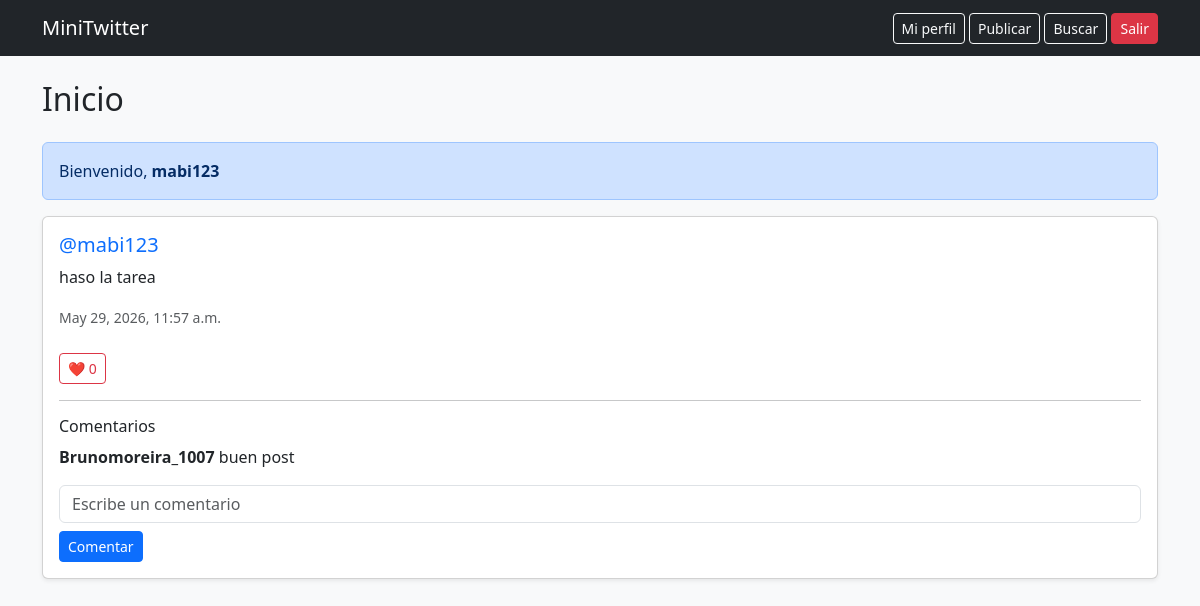
The page / (signed in) on the database its author committed.
### app/models.py (models this page shows, shortened)
class Post(models.Model):
    usuario = models.ForeignKey(User, on_delete=models.CASCADE)
    contenido = models.TextField(max_length=280)
    fecha_creacion = models.DateTimeField(auto_now_add=True)

class Comentario(models.Model):
    usuario = models.ForeignKey(
        User,
        on_delete=models.CASCADE
    )
    post = models.ForeignKey(
        Post,
        on_delete=models.CASCADE
    )
    contenido = models.TextField(max_length=200)
    fecha_creacion = models.DateTimeField(auto_now_add=True)

### app/views.py (the view)
# urls.py: path('', views.inicio, name='inicio'),
@login_required
def inicio(request):
    siguiendo = Follow.objects.filter(
        seguidor=request.user
    ).values_list('seguido', flat=True)
    posts = Post.objects.filter(
        usuario__in=list(siguiendo) + [request.user.id]
    ).order_by('-fecha_creacion')
    return render(request, 'inicio.html', {
        'posts': posts
    })

### app/templates/inicio.html (shortened to what this page needs)
{% extends 'base.html' %}
{% block contenido %}
<h2 class="mb-4">Inicio</h2>
{% if user.is_authenticated %}
    <div class="alert alert-primary">
        Bienvenido, <strong>{{ user.username }}</strong>
    </div>
{% endif %}
{% for post in posts %}
    <div class="card mb-3 shadow-sm">
        <div class="card-body">
            <h5>
                <a href="/perfil/{{ post.usuario.username }}/" class="text-decoration-none">
                    @{{ post.usuario.username }}
                </a>
            </h5>
            <p class="card-text">
        {% for palabra in post.contenido.split %}
        {% if palabra|slice:":1" == "#" %}
            <a href="/hashtag/{{ palabra|slice:"1:" }}/">
                {{ palabra }}
            </a>
        {% else %}
            {{ palabra }}
        {% endif %}
        {% endfor %}
        </p>
            <small class="text-muted">
                {{ post.fecha_creacion }}
            </small>
            <br><br>
            <form method="POST" action="/like/{{ post.id }}/">
                <button class="btn btn-sm btn-outline-danger">
                    ❤️ {{ post.like_set.count }}
                </button>
            </form>
            <hr>
            <h6>Comentarios</h6>
            {% for comentario in post.comentario_set.all %}
                <p>
                    <strong>
                        {{ comentario.usuario.username }}
                    </strong>
                    {{ comentario.contenido }}
                </p>
            {% empty %}
                <small>
                    Sin comentarios
                </small>
            {% endfor %}
            <form method="POST" action="/comentario/{{ post.id }}/">
                <input
                    type="text"
                    name="contenido"
                    class="form-control mt-2"
                    placeholder="Escribe un comentario"
                >
                <button class="btn btn-sm btn-primary mt-2">
                    Comentar
                </button>
            </form>
        </div>
    </div>
{% empty %}
    <div class="alert alert-warning">
        No hay publicaciones para mostrar.
    </div>
{% endfor %}
{% endblock %}

### rows shown on the page
Post: usuario.username "mabi123", split "haso" "la" "tarea", fecha_creacion "May 29, 2026, 11:57 a.m.", like_set.count "0"
Comentario: usuario.username "Brunomoreira_1007", contenido "buen post"

### other values the page prints
{{ user.username }} "mabi123"
